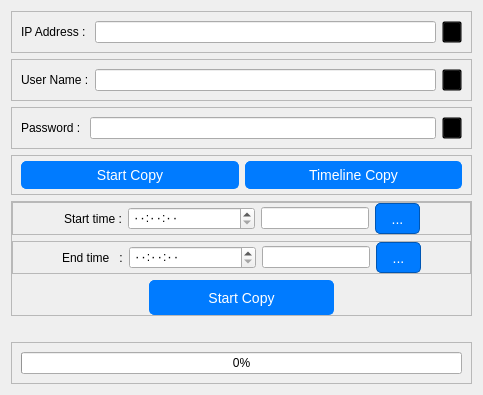
            <widget class="QWidget" name="copy">
             <layout class="QVBoxLayout" name="verticalLayout_2">
              <item>
               <widget class="QFrame" name="frame_2">
                <property name="frameShape">
                 <enum>QFrame::StyledPanel</enum>
                </property>
                <property name="frameShadow">
                 <enum>QFrame::Raised</enum>
                </property>
                <layout class="QHBoxLayout" name="horizontalLayout_3">
                 <item>
                  <widget class="QLabel" name="label">
                   <property name="text">
                    <string>IP Address : </string>
                   </property>
                  </widget>
                 </item>
                 <item>
                  <widget class="QLineEdit" name="ip_input">
                   <property name="cursor">
                    <cursorShape>ArrowCursor</cursorShape>
                   </property>
                  </widget>
                 </item>
                 <item>
                  <widget class="QPushButton" name="save_btn_ip">
                   <property name="maximumSize">
                    <size>
                     <width>20</width>
                     <height>16777215</height>
                    </size>
                   </property>
                   <property name="cursor">
                    <cursorShape>PointingHandCursor</cursorShape>
                   </property>
                   <property name="styleSheet">
                    <string notr="true">background-color: transparent;</string>
                   </property>
                   <property name="text">
                    <string/>
                   </property>
                   <property name="icon">
                    <iconset>
                     <normaloff>assets/icons/save_image_icon.png</normaloff>assets/icons/save_image_icon.png</iconset>
                   </property>
                  </widget>
                 </item>
                </layout>
               </widget>
              </item>
              <item>
               <widget class="QFrame" name="frame_3">
                <property name="frameShape">
                 <enum>QFrame::StyledPanel</enum>
                </property>
                <property name="frameShadow">
                 <enum>QFrame::Raised</enum>
                </property>
                <layout class="QHBoxLayout" name="horizontalLayout_4">
                 <item>
                  <widget class="QLabel" name="label_2">
                   <property name="text">
                    <string>User Name :</string>
                   </property>
                  </widget>
                 </item>
                 <item>
                  <widget class="QLineEdit" name="username_input"/>
                 </item>
                 <item>
                  <widget class="QPushButton" name="save_btn_username">
                   <property name="maximumSize">
                    <size>
                     <width>20</width>
                     <height>16777215</height>
                    </size>
                   </property>
                   <property name="cursor">
                    <cursorShape>PointingHandCursor</cursorShape>
                   </property>
                   <property name="styleSheet">
                    <string notr="true">background-color: transparent;</string>
                   </property>
                   <property name="text">
                    <string/>
                   </property>
                   <property name="icon">
                    <iconset>
                     <normaloff>assets/icons/save_image_icon.png</normaloff>assets/icons/save_image_icon.png</iconset>
                   </property>
                  </widget>
                 </item>
                </layout>
               </widget>
              </item>
              <item>
               <widget class="QFrame" name="frame_4">
                <property name="frameShape">
                 <enum>QFrame::StyledPanel</enum>
                </property>
                <property name="frameShadow">
                 <enum>QFrame::Raised</enum>
                </property>
                <layout class="QHBoxLayout" name="horizontalLayout_5">
                 <item>
                  <widget class="QLabel" name="label_3">
                   <property name="text">
                    <string>Password : </string>
                   </property>
                  </widget>
                 </item>
                 <item>
                  <widget class="QLineEdit" name="password_input"/>
                 </item>
                 <item>
                  <widget class="QPushButton" name="save_btn_password">
                   <property name="maximumSize">
                    <size>
                     <width>20</width>
                     <height>16777215</height>
                    </size>
                   </property>
                   <property name="cursor">
                    <cursorShape>PointingHandCursor</cursorShape>
                   </property>
                   <property name="styleSheet">
                    <string notr="true">background-color: transparent;</string>
                   </property>
                   <property name="text">
                    <string/>
                   </property>
                   <property name="icon">
                    <iconset>
                     <normaloff>assets/icons/save_image_icon.png</normaloff>assets/icons/save_image_icon.png</iconset>
                   </property>
                  </widget>
                 </item>
                </layout>
               </widget>
              </item>
              <item>
               <widget class="QFrame" name="frame_6">
                <property name="minimumSize">
                 <size>
                  <width>0</width>
                  <height>40</height>
                 </size>
                </property>
                <property name="maximumSize">
                 <size>
                  <width>16777215</width>
                  <height>40</height>
                 </size>
                </property>
                <property name="frameShape">
                 <enum>QFrame::StyledPanel</enum>
                </property>
                <property name="frameShadow">
                 <enum>QFrame::Raised</enum>
                </property>
                <layout class="QHBoxLayout" name="horizontalLayout_7">
                 <property name="topMargin">
                  <number>0</number>
                 </property>
                 <property name="bottomMargin">
                  <number>0</number>
                 </property>
                 <item>
                  <widget class="QPushButton" name="copy_button">
                   <property name="cursor">
                    <cursorShape>PointingHandCursor</cursorShape>
                   </property>
                   <property name="styleSheet">
                    <string notr="true">            QPushButton {
                font-size: 14px;
                padding: 5px 10px;
                border: 1px solid #007BFF;
                border-radius: 5px;
                background-color: #007BFF;
                color: white;
            }
            QPushButton:hover {
                background-color: #0056b3;
            }
            QPushButton:pressed {
                background-color: #003d80;
            }</string>
                   </property>
                   <property name="text">
                    <string>Start Copy</string>
                   </property>
                  </widget>
                 </item>
                 <item>
                  <widget class="QPushButton" name="timeline_btn">
                   <property name="cursor">
                    <cursorShape>PointingHandCursor</cursorShape>
                   </property>
                   <property name="styleSheet">
                    <string notr="true">            QPushButton {
                font-size: 14px;
                padding: 5px 10px;
                border: 1px solid #007BFF;
                border-radius: 5px;
                background-color: #007BFF;
                color: white;
            }
            QPushButton:hover {
                background-color: #0056b3;
            }
            QPushButton:pressed {
                background-color: #003d80;
            }</string>
                   </property>
                   <property name="text">
                    <string>Timeline Copy</string>
                   </property>
                  </widget>
                 </item>
                </layout>
               </widget>
              </item>
              <item>
               <widget class="QFrame" name="frame_date">
                <property name="maximumSize">
                 <size>
                  <width>16777215</width>
                  <height>115</height>
                 </size>
                </property>
                <property name="frameShape">
                 <enum>QFrame::StyledPanel</enum>
                </property>
                <property name="frameShadow">
                 <enum>QFrame::Raised</enum>
                </property>
                <layout class="QVBoxLayout" name="frame_dateasd">
                 <property name="leftMargin">
                  <number>0</number>
                 </property>
                 <property name="topMargin">
                  <number>0</number>
                 </property>
                 <property name="rightMargin">
                  <number>0</number>
                 </property>
                 <property name="bottomMargin">
                  <number>0</number>
                 </property>
                 <item>
                  <widget class="QFrame" name="frame_8">
                   <property name="frameShape">
                    <enum>QFrame::StyledPanel</enum>
                   </property>
                   <property name="frameShadow">
                    <enum>QFrame::Raised</enum>
                   </property>
                   <layout class="QHBoxLayout" name="horizontalLayout_8">
                    <property name="leftMargin">
                     <number>9</number>
                    </property>
                    <property name="topMargin">
                     <number>0</number>
                    </property>
                    <property name="rightMargin">
                     <number>9</number>
                    </property>
                    <property name="bottomMargin">
                     <number>0</number>
                    </property>
                    <item>
                     <spacer name="horizontalSpacer_4">
                      <property name="orientation">
                       <enum>Qt::Horizontal</enum>
                      </property>
                      <property name="sizeHint" stdset="0">
                       <size>
                        <width>40</width>
                        <height>20</height>
                       </size>
                      </property>
                     </spacer>
                    </item>
                    <item>
                     <widget class="QLabel" name="label_6">
                      <property name="text">
                       <string>Start time :</string>
                      </property>
                     </widget>
                    </item>
                    <item>
                     <widget class="QTimeEdit" name="timeEdit_start">
                      <property name="minimumSize">
                       <size>
                        <width>127</width>
                        <height>0</height>
                       </size>
                      </property>
                      <property name="locale">
                       <locale language="Persian" country="Iran"/>
                      </property>
                     </widget>
                    </item>
                    <item>
                     <widget class="QLineEdit" name="start_date">
                      <property name="readOnly">
                       <bool>true</bool>
                      </property>
                     </widget>
                    </item>
                    <item>
                     <widget class="QToolButton" name="start_calendar_btn">
                      <property name="styleSheet">
                       <string notr="true">            QToolButton {
                background-color: #007BFF;
                color: white;
                border: 1px solid #0056b3;
                border-radius: 5px;
                padding: 5px 10px;
                font-size: 14px;
            }
            QToolButton:hover {
                background-color: #0056b3;
            }
            QToolButton:pressed {
                background-color: #003d80;
            }
            QToolButton:checked {
                background-color: #002060;
            }</string>
                      </property>
                      <property name="text">
                       <string>...</string>
                      </property>
                     </widget>
                    </item>
                    <item>
                     <spacer name="horizontalSpacer_2">
                      <property name="orientation">
                       <enum>Qt::Horizontal</enum>
                      </property>
                      <property name="sizeHint" stdset="0">
                       <size>
                        <width>40</width>
                        <height>20</height>
                       </size>
                      </property>
                     </spacer>
                    </item>
                   </layout>
                  </widget>
                 </item>
                 <item>
                  <widget class="QFrame" name="frame_9">
                   <property name="frameShape">
                    <enum>QFrame::StyledPanel</enum>
                   </property>
                   <property name="frameShadow">
                    <enum>QFrame::Raised</enum>
                   </property>
                   <layout class="QHBoxLayout" name="horizontalLayout_9">
                    <property name="topMargin">
                     <number>0</number>
                    </property>
                    <property name="bottomMargin">
                     <number>0</number>
                    </property>
                    <item>
                     <spacer name="horizontalSpacer_5">
                      <property name="orientation">
                       <enum>Qt::Horizontal</enum>
                      </property>
                      <property name="sizeHint" stdset="0">
                       <size>
                        <width>40</width>
                        <height>20</height>
                       </size>
                      </property>
                     </spacer>
                    </item>
                    <item>
                     <widget class="QLabel" name="label_7">
                      <property name="text">
                       <string>End time   :</string>
                      </property>
                     </widget>
                    </item>
                    <item>
                     <widget class="QTimeEdit" name="timeEdit_end">
                      <property name="minimumSize">
                       <size>
                        <width>127</width>
                        <height>0</height>
                       </size>
                      </property>
                      <property name="locale">
                       <locale language="Persian" country="Iran"/>
                      </property>
                     </widget>
                    </item>
                    <item>
                     <widget class="QLineEdit" name="end_date">
                      <property name="readOnly">
                       <bool>true</bool>
                      </property>
                     </widget>
                    </item>
                    <item>
                     <widget class="QToolButton" name="end_calendar_btn">
                      <property name="styleSheet">
                       <string notr="true">            QToolButton {
                background-color: #007BFF;
                color: white;
                border: 1px solid #0056b3;
                border-radius: 5px;
                padding: 5px 10px;
                font-size: 14px;
            }
            QToolButton:hover {
                background-color: #0056b3;
            }
            QToolButton:pressed {
                background-color: #003d80;
            }
            QToolButton:checked {
                background-color: #002060;
            }</string>
                      </property>
                      <property name="text">
                       <string>...</string>
                      </property>
                     </widget>
                    </item>
                    <item>
                     <spacer name="horizontalSpacer_3">
                      <property name="orientation">
                       <enum>Qt::Horizontal</enum>
                      </property>
                      <property name="sizeHint" stdset="0">
                       <size>
                        <width>40</width>
                        <height>20</height>
                       </size>
                      </property>
                     </spacer>
                    </item>
                   </layout>
                  </widget>
                 </item>
                 <item alignment="Qt::AlignHCenter">
                  <widget class="QPushButton" name="timeline_copy_btn">
                   <property name="minimumSize">
                    <size>
                     <width>185</width>
                     <height>35</height>
                    </size>
                   </property>
                   <property name="maximumSize">
                    <size>
                     <width>183</width>
                     <height>16777215</height>
                    </size>
                   </property>
                   <property name="cursor">
                    <cursorShape>PointingHandCursor</cursorShape>
                   </property>
                   <property name="styleSheet">
                    <string notr="true">            QPushButton {
                font-size: 14px;
                padding: 5px 10px;
                border: 1px solid #007BFF;
                border-radius: 5px;
                background-color: #007BFF;
                color: white;
            }
            QPushButton:hover {
                background-color: #0056b3;
            }
            QPushButton:pressed {
                background-color: #003d80;
            }</string>
                   </property>
                   <property name="text">
                    <string>Start Copy</string>
                   </property>
                  </widget>
                 </item>
                </layout>
               </widget>
              </item>
              <item>
               <widget class="QLabel" name="log_label">
                <property name="text">
                 <string/>
                </property>
               </widget>
              </item>
              <item>
               <widget class="QFrame" name="frame_5">
                <property name="frameShape">
                 <enum>QFrame::StyledPanel</enum>
                </property>
                <property name="frameShadow">
                 <enum>QFrame::Raised</enum>
                </property>
                <layout class="QHBoxLayout" name="horizontalLayout_6">
                 <item>
                  <widget class="QProgressBar" name="progress_bar">
                   <property name="value">
                    <number>0</number>
                   </property>
                  </widget>
                 </item>
                </layout>
               </widget>
              </item>
             </layout>
            </widget>
